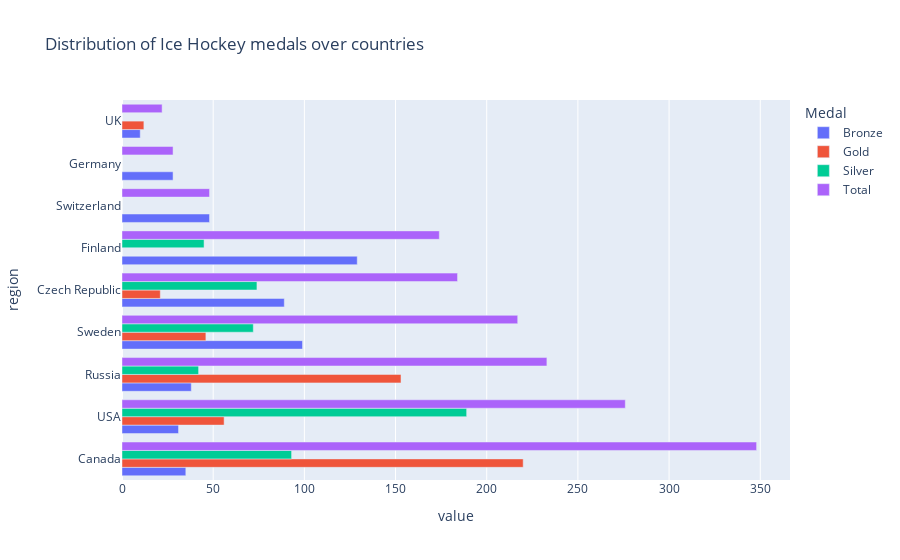
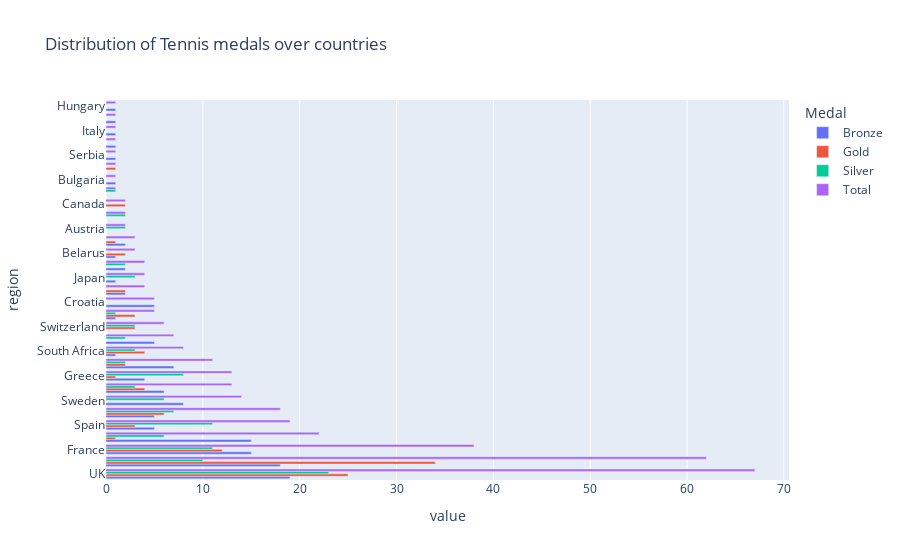
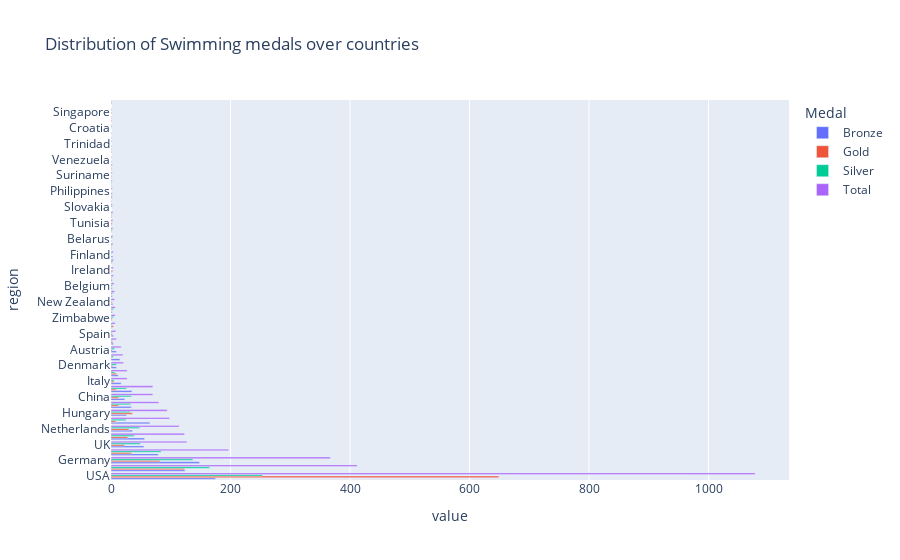
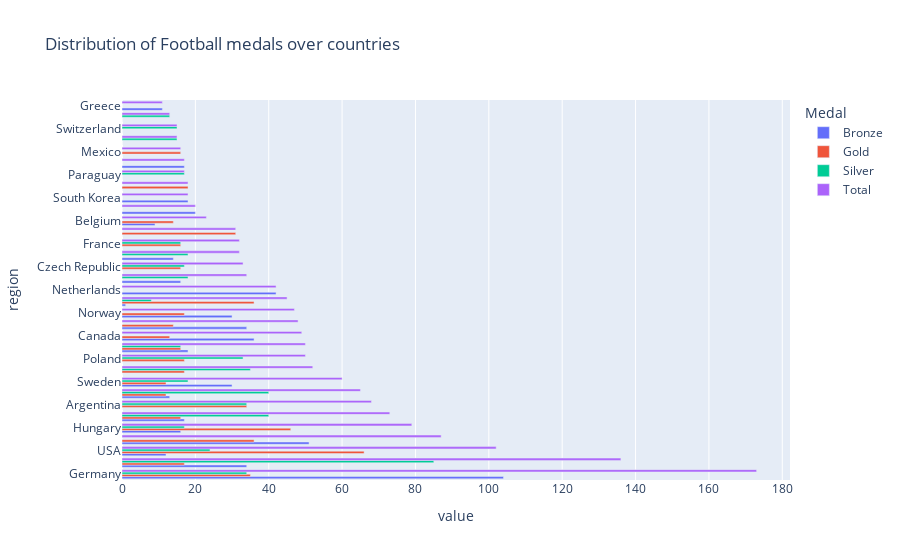

Notebook code for these charts, in order:
### Markdown cell above
**The sports that we are going to check are: ice hockey, tennis, swimming, and fotboll**

The distribution over countries

### Code cell
sports = ["Ice Hockey", "Tennis", "Swimming", "Football" ]
for sport in sports:
    df_sport = athlete_regions[athlete_regions["Sport"] == sport]
    print(f"The dataframe has a shape: {df_sport.shape}")

    # use sub_df module to get sub dataframe of choosen arg: "region"
    # select the countries which had medals in history and sort by total medals descending
    medals_sport= af2.count_medals_n(df_sport, "region")
    print(f"The top 10 countries in {sport} are:")
    print(medals_sport.head(10))
    print(f"There are {medals_sport.index.nunique()} countries which hade medals in the 120 olympics history." )

    # plot:

    fig = px.bar(medals_sport, y=medals_sport.index, x=medals_sport.columns,
             title=f"Distribution of {sport} medals over countries")
    fig.update_layout(barmode='group')
    fig.show()
    fig.write_html(
            f"Visualiseringar/Q2.{sport}_country.html", auto_open=True)

### Figure 1 — Plotly figure (JSON) as saved in the notebook; plotly's stock layout.template omitted (floating-point values rounded to 4 significant figures)
{"data": [{"alignmentgroup": "True", "hovertemplate": "Medal=Bronze<br>value=%{x}<br>region=%{y}<extra></extra>", "legendgroup": "Bronze", "marker": {"color": "#636efa", "pattern": {"shape": ""}}, "name": "Bronze", "offsetgroup": "Bronze", "orientation": "h", "showlegend": true, "textposition": "auto", "type": "bar", "x": [35, 31, 38, 99, 89, 129, 48, 28, 10], "xaxis": "x", "y": ["Canada", "USA", "Russia", "Sweden", "Czech Republic", "Finland", "Switzerland", "Germany", "UK"], "yaxis": "y"}, {"alignmentgroup": "True", "hovertemplate": "Medal=Gold<br>value=%{x}<br>region=%{y}<extra></extra>", "legendgroup": "Gold", "marker": {"color": "#EF553B", "pattern": {"shape": ""}}, "name": "Gold", "offsetgroup": "Gold", "orientation": "h", "showlegend": true, "textposition": "auto", "type": "bar", "x": [220, 56, 153, 46, 21, 0, 0, 0, 12], "xaxis": "x", "y": ["Canada", "USA", "Russia", "Sweden", "Czech Republic", "Finland", "Switzerland", "Germany", "UK"], "yaxis": "y"}, {"alignmentgroup": "True", "hovertemplate": "Medal=Silver<br>value=%{x}<br>region=%{y}<extra></extra>", "legendgroup": "Silver", "marker": {"color": "#00cc96", "pattern": {"shape": ""}}, "name": "Silver", "offsetgroup": "Silver", "orientation": "h", "showlegend": true, "textposition": "auto", "type": "bar", "x": [93, 189, 42, 72, 74, 45, 0, 0, 0], "xaxis": "x", "y": ["Canada", "USA", "Russia", "Sweden", "Czech Republic", "Finland", "Switzerland", "Germany", "UK"], "yaxis": "y"}, {"alignmentgroup": "True", "hovertemplate": "Medal=Total<br>value=%{x}<br>region=%{y}<extra></extra>", "legendgroup": "Total", "marker": {"color": "#ab63fa", "pattern": {"shape": ""}}, "name": "Total", "offsetgroup": "Total", "orientation": "h", "showlegend": true, "textposition": "auto", "type": "bar", "x": [348, 276, 233, 217, 184, 174, 48, 28, 22], "xaxis": "x", "y": ["Canada", "USA", "Russia", "Sweden", "Czech Republic", "Finland", "Switzerland", "Germany", "UK"], "yaxis": "y"}], "layout": {"barmode": "group", "legend": {"title": {"text": "Medal"}, "tracegroupgap": 0}, "title": {"text": "Distribution of Ice Hockey medals over countries"}, "xaxis": {"anchor": "y", "domain": [0, 1], "title": {"text": "value"}}, "yaxis": {"anchor": "x", "domain": [0, 1], "title": {"text": "region"}}}}

### Figure 2 — Plotly figure (JSON) as saved in the notebook; plotly's stock layout.template omitted (floating-point values rounded to 4 significant figures)
{"data": [{"alignmentgroup": "True", "hovertemplate": "Medal=Bronze<br>value=%{x}<br>region=%{y}<extra></extra>", "legendgroup": "Bronze", "marker": {"color": "#636efa", "pattern": {"shape": ""}}, "name": "Bronze", "offsetgroup": "Bronze", "orientation": "h", "showlegend": true, "textposition": "auto", "type": "bar", "x": [19, 18, 15, 15, 5, 5, 8, 6, 4, 7, 1, 5, 0, 1, 5, 2, 1, 2, 1, 2, 0, 0, 0, 0, 1, 0, 1, 1, 1, 1, 1], "xaxis": "x", "y": ["UK", "USA", "France", "Czech Republic", "Spain", "Germany", "Sweden", "Russia", "Greece", "Australia", "South Africa", "Argentina", "Switzerland", "Chile", "Croatia", "China", "Japan", "Netherlands", "Belarus", "Belgium", "Austria", "Romania", "Canada", "Denmark", "Bulgaria", "Puerto Rico", "Serbia", "Norway", "Italy", "India", "Hungary"], "yaxis": "y"}, {"alignmentgroup": "True", "hovertemplate": "Medal=Gold<br>value=%{x}<br>region=%{y}<extra></extra>", "legendgroup": "Gold", "marker": {"color": "#EF553B", "pattern": {"shape": ""}}, "name": "Gold", "offsetgroup": "Gold", "orientation": "h", "showlegend": true, "textposition": "auto", "type": "bar", "x": [25, 34, 12, 1, 3, 6, 0, 4, 1, 2, 4, 0, 3, 3, 0, 2, 0, 0, 2, 1, 0, 0, 2, 0, 0, 1, 0, 0, 0, 0, 0], "xaxis": "x", "y": ["UK", "USA", "France", "Czech Republic", "Spain", "Germany", "Sweden", "Russia", "Greece", "Australia", "South Africa", "Argentina", "Switzerland", "Chile", "Croatia", "China", "Japan", "Netherlands", "Belarus", "Belgium", "Austria", "Romania", "Canada", "Denmark", "Bulgaria", "Puerto Rico", "Serbia", "Norway", "Italy", "India", "Hungary"], "yaxis": "y"}, {"alignmentgroup": "True", "hovertemplate": "Medal=Silver<br>value=%{x}<br>region=%{y}<extra></extra>", "legendgroup": "Silver", "marker": {"color": "#00cc96", "pattern": {"shape": ""}}, "name": "Silver", "offsetgroup": "Silver", "orientation": "h", "showlegend": true, "textposition": "auto", "type": "bar", "x": [23, 10, 11, 6, 11, 7, 6, 3, 8, 2, 3, 2, 3, 1, 0, 0, 3, 2, 0, 0, 2, 2, 0, 1, 0, 0, 0, 0, 0, 0, 0], "xaxis": "x", "y": ["UK", "USA", "France", "Czech Republic", "Spain", "Germany", "Sweden", "Russia", "Greece", "Australia", "South Africa", "Argentina", "Switzerland", "Chile", "Croatia", "China", "Japan", "Netherlands", "Belarus", "Belgium", "Austria", "Romania", "Canada", "Denmark", "Bulgaria", "Puerto Rico", "Serbia", "Norway", "Italy", "India", "Hungary"], "yaxis": "y"}, {"alignmentgroup": "True", "hovertemplate": "Medal=Total<br>value=%{x}<br>region=%{y}<extra></extra>", "legendgroup": "Total", "marker": {"color": "#ab63fa", "pattern": {"shape": ""}}, "name": "Total", "offsetgroup": "Total", "orientation": "h", "showlegend": true, "textposition": "auto", "type": "bar", "x": [67, 62, 38, 22, 19, 18, 14, 13, 13, 11, 8, 7, 6, 5, 5, 4, 4, 4, 3, 3, 2, 2, 2, 1, 1, 1, 1, 1, 1, 1, 1], "xaxis": "x", "y": ["UK", "USA", "France", "Czech Republic", "Spain", "Germany", "Sweden", "Russia", "Greece", "Australia", "South Africa", "Argentina", "Switzerland", "Chile", "Croatia", "China", "Japan", "Netherlands", "Belarus", "Belgium", "Austria", "Romania", "Canada", "Denmark", "Bulgaria", "Puerto Rico", "Serbia", "Norway", "Italy", "India", "Hungary"], "yaxis": "y"}], "layout": {"barmode": "group", "legend": {"title": {"text": "Medal"}, "tracegroupgap": 0}, "title": {"text": "Distribution of Tennis medals over countries"}, "xaxis": {"anchor": "y", "domain": [0, 1], "title": {"text": "value"}}, "yaxis": {"anchor": "x", "domain": [0, 1], "title": {"text": "region"}}}}

### Figure 3 — Plotly figure (JSON) as saved in the notebook; plotly's stock layout.template omitted (floating-point values rounded to 4 significant figures)
{"data": [{"alignmentgroup": "True", "hovertemplate": "Medal=Bronze<br>value=%{x}<br>region=%{y}<extra></extra>", "legendgroup": "Bronze", "marker": {"color": "#636efa", "pattern": {"shape": ""}}, "name": "Bronze", "offsetgroup": "Bronze", "orientation": "h", "showlegend": true, "textposition": "auto", "type": "bar", "x": [175, 124, 148, 79, 55, 56, 36, 65, 26, 34, 23, 35, 17, 12, 9, 15, 9, 4, 4, 1, 1, 2, 3, 2, 2, 2, 1, 0, 3, 1, 1, 0, 1, 1, 0, 1, 2, 1, 1, 1, 1, 0, 1, 1, 0, 0, 0, 0], "xaxis": "x", "y": ["USA", "Australia", "Germany", "Russia", "UK", "Japan", "Netherlands", "Canada", "Hungary", "France", "China", "Sweden", "Italy", "South Africa", "Denmark", "Brazil", "Austria", "Romania", "Spain", "Ukraine", "Zimbabwe", "Greece", "New Zealand", "Poland", "Belgium", "Costa Rica", "Ireland", "South Korea", "Finland", "Argentina", "Belarus", "Serbia", "Tunisia", "Bulgaria", "Slovakia", "Cuba", "Philippines", "Norway", "Suriname", "Mexico", "Venezuela", "Kazakhstan", "Trinidad", "Switzerland", "Croatia", "Lithuania", "Singapore", "Slovenia"], "yaxis": "y"}, {"alignmentgroup": "True", "hovertemplate": "Medal=Gold<br>value=%{x}<br>region=%{y}<extra></extra>", "legendgroup": "Gold", "marker": {"color": "#EF553B", "pattern": {"shape": ""}}, "name": "Gold", "offsetgroup": "Gold", "orientation": "h", "showlegend": true, "textposition": "auto", "type": "bar", "x": [649, 123, 82, 34, 23, 28, 30, 8, 36, 13, 13, 9, 5, 9, 3, 1, 2, 3, 2, 4, 2, 1, 2, 1, 1, 1, 3, 1, 0, 1, 0, 1, 2, 1, 0, 0, 0, 0, 1, 1, 0, 1, 0, 0, 0, 1, 1, 0], "xaxis": "x", "y": ["USA", "Australia", "Germany", "Russia", "UK", "Japan", "Netherlands", "Canada", "Hungary", "France", "China", "Sweden", "Italy", "South Africa", "Denmark", "Brazil", "Austria", "Romania", "Spain", "Ukraine", "Zimbabwe", "Greece", "New Zealand", "Poland", "Belgium", "Costa Rica", "Ireland", "South Korea", "Finland", "Argentina", "Belarus", "Serbia", "Tunisia", "Bulgaria", "Slovakia", "Cuba", "Philippines", "Norway", "Suriname", "Mexico", "Venezuela", "Kazakhstan", "Trinidad", "Switzerland", "Croatia", "Lithuania", "Singapore", "Slovenia"], "yaxis": "y"}, {"alignmentgroup": "True", "hovertemplate": "Medal=Silver<br>value=%{x}<br>region=%{y}<extra></extra>", "legendgroup": "Silver", "marker": {"color": "#00cc96", "pattern": {"shape": ""}}, "name": "Silver", "offsetgroup": "Silver", "orientation": "h", "showlegend": true, "textposition": "auto", "type": "bar", "x": [254, 165, 137, 84, 49, 39, 48, 25, 32, 33, 34, 26, 5, 6, 9, 4, 6, 2, 2, 2, 4, 4, 1, 3, 2, 1, 0, 3, 1, 1, 2, 2, 0, 1, 2, 1, 0, 1, 0, 0, 0, 0, 0, 0, 1, 0, 0, 1], "xaxis": "x", "y": ["USA", "Australia", "Germany", "Russia", "UK", "Japan", "Netherlands", "Canada", "Hungary", "France", "China", "Sweden", "Italy", "South Africa", "Denmark", "Brazil", "Austria", "Romania", "Spain", "Ukraine", "Zimbabwe", "Greece", "New Zealand", "Poland", "Belgium", "Costa Rica", "Ireland", "South Korea", "Finland", "Argentina", "Belarus", "Serbia", "Tunisia", "Bulgaria", "Slovakia", "Cuba", "Philippines", "Norway", "Suriname", "Mexico", "Venezuela", "Kazakhstan", "Trinidad", "Switzerland", "Croatia", "Lithuania", "Singapore", "Slovenia"], "yaxis": "y"}, {"alignmentgroup": "True", "hovertemplate": "Medal=Total<br>value=%{x}<br>region=%{y}<extra></extra>", "legendgroup": "Total", "marker": {"color": "#ab63fa", "pattern": {"shape": ""}}, "name": "Total", "offsetgroup": "Total", "orientation": "h", "showlegend": true, "textposition": "auto", "type": "bar", "x": [1078, 412, 367, 197, 127, 123, 114, 98, 94, 80, 70, 70, 27, 27, 21, 20, 17, 9, 8, 7, 7, 7, 6, 6, 5, 4, 4, 4, 4, 3, 3, 3, 3, 3, 2, 2, 2, 2, 2, 2, 1, 1, 1, 1, 1, 1, 1, 1], "xaxis": "x", "y": ["USA", "Australia", "Germany", "Russia", "UK", "Japan", "Netherlands", "Canada", "Hungary", "France", "China", "Sweden", "Italy", "South Africa", "Denmark", "Brazil", "Austria", "Romania", "Spain", "Ukraine", "Zimbabwe", "Greece", "New Zealand", "Poland", "Belgium", "Costa Rica", "Ireland", "South Korea", "Finland", "Argentina", "Belarus", "Serbia", "Tunisia", "Bulgaria", "Slovakia", "Cuba", "Philippines", "Norway", "Suriname", "Mexico", "Venezuela", "Kazakhstan", "Trinidad", "Switzerland", "Croatia", "Lithuania", "Singapore", "Slovenia"], "yaxis": "y"}], "layout": {"barmode": "group", "legend": {"title": {"text": "Medal"}, "tracegroupgap": 0}, "title": {"text": "Distribution of Swimming medals over countries"}, "xaxis": {"anchor": "y", "domain": [0, 1], "title": {"text": "value"}}, "yaxis": {"anchor": "x", "domain": [0, 1], "title": {"text": "region"}}}}

### Figure 4 — Plotly figure (JSON) as saved in the notebook; plotly's stock layout.template omitted (floating-point values rounded to 4 significant figures)
{"data": [{"alignmentgroup": "True", "hovertemplate": "Medal=Bronze<br>value=%{x}<br>region=%{y}<extra></extra>", "legendgroup": "Bronze", "marker": {"color": "#636efa", "pattern": {"shape": ""}}, "name": "Bronze", "offsetgroup": "Bronze", "orientation": "h", "showlegend": true, "textposition": "auto", "type": "bar", "x": [104, 34, 12, 51, 16, 17, 0, 13, 30, 0, 0, 18, 36, 34, 30, 1, 42, 16, 0, 14, 0, 0, 9, 20, 18, 0, 0, 17, 0, 0, 0, 0, 11], "xaxis": "x", "y": ["Germany", "Brazil", "USA", "Russia", "Hungary", "Serbia", "Argentina", "Denmark", "Sweden", "Spain", "Poland", "Nigeria", "Canada", "Italy", "Norway", "UK", "Netherlands", "Japan", "Czech Republic", "Bulgaria", "France", "Uruguay", "Belgium", "Ghana", "South Korea", "Cameroon", "Paraguay", "Chile", "Mexico", "China", "Switzerland", "Austria", "Greece"], "yaxis": "y"}, {"alignmentgroup": "True", "hovertemplate": "Medal=Gold<br>value=%{x}<br>region=%{y}<extra></extra>", "legendgroup": "Gold", "marker": {"color": "#EF553B", "pattern": {"shape": ""}}, "name": "Gold", "offsetgroup": "Gold", "orientation": "h", "showlegend": true, "textposition": "auto", "type": "bar", "x": [35, 17, 66, 36, 46, 16, 34, 12, 12, 17, 17, 16, 13, 14, 17, 36, 0, 0, 16, 0, 16, 31, 14, 0, 0, 18, 0, 0, 16, 0, 0, 0, 0], "xaxis": "x", "y": ["Germany", "Brazil", "USA", "Russia", "Hungary", "Serbia", "Argentina", "Denmark", "Sweden", "Spain", "Poland", "Nigeria", "Canada", "Italy", "Norway", "UK", "Netherlands", "Japan", "Czech Republic", "Bulgaria", "France", "Uruguay", "Belgium", "Ghana", "South Korea", "Cameroon", "Paraguay", "Chile", "Mexico", "China", "Switzerland", "Austria", "Greece"], "yaxis": "y"}, {"alignmentgroup": "True", "hovertemplate": "Medal=Silver<br>value=%{x}<br>region=%{y}<extra></extra>", "legendgroup": "Silver", "marker": {"color": "#00cc96", "pattern": {"shape": ""}}, "name": "Silver", "offsetgroup": "Silver", "orientation": "h", "showlegend": true, "textposition": "auto", "type": "bar", "x": [34, 85, 24, 0, 17, 40, 34, 40, 18, 35, 33, 16, 0, 0, 0, 8, 0, 18, 17, 18, 16, 0, 0, 0, 0, 0, 17, 0, 0, 15, 15, 13, 0], "xaxis": "x", "y": ["Germany", "Brazil", "USA", "Russia", "Hungary", "Serbia", "Argentina", "Denmark", "Sweden", "Spain", "Poland", "Nigeria", "Canada", "Italy", "Norway", "UK", "Netherlands", "Japan", "Czech Republic", "Bulgaria", "France", "Uruguay", "Belgium", "Ghana", "South Korea", "Cameroon", "Paraguay", "Chile", "Mexico", "China", "Switzerland", "Austria", "Greece"], "yaxis": "y"}, {"alignmentgroup": "True", "hovertemplate": "Medal=Total<br>value=%{x}<br>region=%{y}<extra></extra>", "legendgroup": "Total", "marker": {"color": "#ab63fa", "pattern": {"shape": ""}}, "name": "Total", "offsetgroup": "Total", "orientation": "h", "showlegend": true, "textposition": "auto", "type": "bar", "x": [173, 136, 102, 87, 79, 73, 68, 65, 60, 52, 50, 50, 49, 48, 47, 45, 42, 34, 33, 32, 32, 31, 23, 20, 18, 18, 17, 17, 16, 15, 15, 13, 11], "xaxis": "x", "y": ["Germany", "Brazil", "USA", "Russia", "Hungary", "Serbia", "Argentina", "Denmark", "Sweden", "Spain", "Poland", "Nigeria", "Canada", "Italy", "Norway", "UK", "Netherlands", "Japan", "Czech Republic", "Bulgaria", "France", "Uruguay", "Belgium", "Ghana", "South Korea", "Cameroon", "Paraguay", "Chile", "Mexico", "China", "Switzerland", "Austria", "Greece"], "yaxis": "y"}], "layout": {"barmode": "group", "legend": {"title": {"text": "Medal"}, "tracegroupgap": 0}, "title": {"text": "Distribution of Football medals over countries"}, "xaxis": {"anchor": "y", "domain": [0, 1], "title": {"text": "value"}}, "yaxis": {"anchor": "x", "domain": [0, 1], "title": {"text": "region"}}}}
